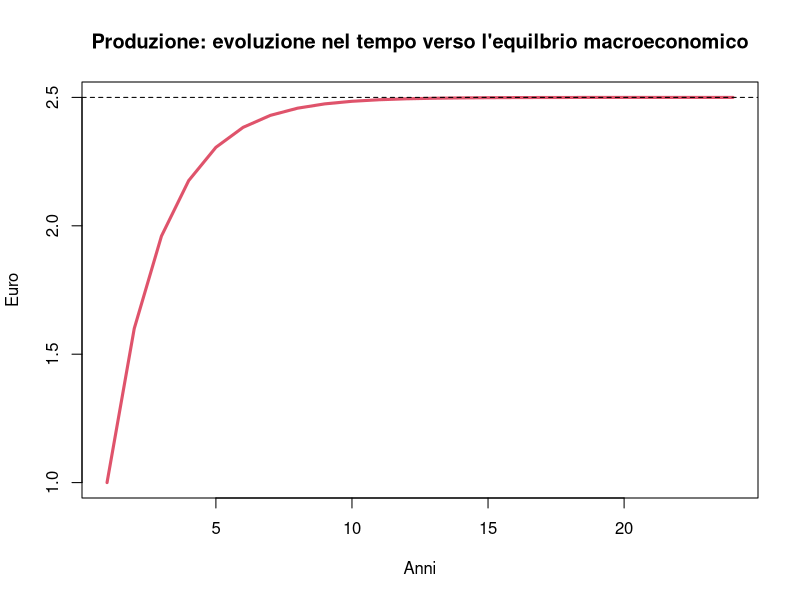

The R source for this figure:
# L'equilibrio macroeconomico: un semplice modello dinamico

# Definisci il numero di periodi (anni) da considerare
periodi = 25

# Definisci il valore dei parametri e delle variabili esogene del modello ####
c0 = 1
c1 = 0.6
I_bar = 0
G_bar = 0
T_bar = 0
Y_star = 0

# Definisci le variabili del modello ####
Zt = matrix(data=0, nrow=1, ncol=periodi)
Yt = matrix(data=0, nrow=1, ncol=periodi)
Ydt = matrix(data=0, nrow=1, ncol=periodi)
Ct = matrix(data=0, nrow=1, ncol=periodi)
It = matrix(data=I_bar, nrow=1, ncol=periodi)
Gt = matrix(data=G_bar, nrow=1, ncol=periodi)
Tt = matrix(data=T_bar, nrow=1, ncol=periodi)

# Definisci un numero sufficiente di iterazioni per far convergere il modello alla soluzione di stato stazionario ####
for (iterazioni in 1:50){
  
  # Definisci la sequenza di periodi ####
    for (t in 2:periodi){
  
      # Definisci le equazioni del modello in modo dinamico ####
      
      Zt[1,t] = Ct[1,t] + It[1,t] + Gt[1,t] # Domanda di beni (identità)
      
      Ct[1,t] = c0 + c1*Ydt[1,t-1]          # Consumo (comportamento, endogena)
      
      Ydt[1,t] = Yt[1,t] - Tt[1,t]          # Reddito disponibile (identità)
      
      It[1,t] = I_bar                       # Investimento (comportamento, esogena)
      
      Gt[1,t] = G_bar                       # Spesa pubblica (comportamento, esogena)
      
      Tt[1,t] = T_bar                       # Imposte nette (comportamento, esogena)
      
      Yt[1,t] = Zt[1,t]                     # Produzione e reddito (condizione di equilibrio)
      
  }
}

# Calcolo del valore di produzione di equilibrio (di stato stazionario) ####
Y_star = (c0+I_bar+G_bar-c1*T_bar)/(1-c1)

# Visualizzazione dei risultati ####
plot(Yt[1,2:periodi], type="l", col=2, lwd=3, xlab="Anni", ylab="Euro",
     main="Produzione: evoluzione nel tempo verso l'equilbrio macroeconomico")
abline(h=Y_star,lty=2)
